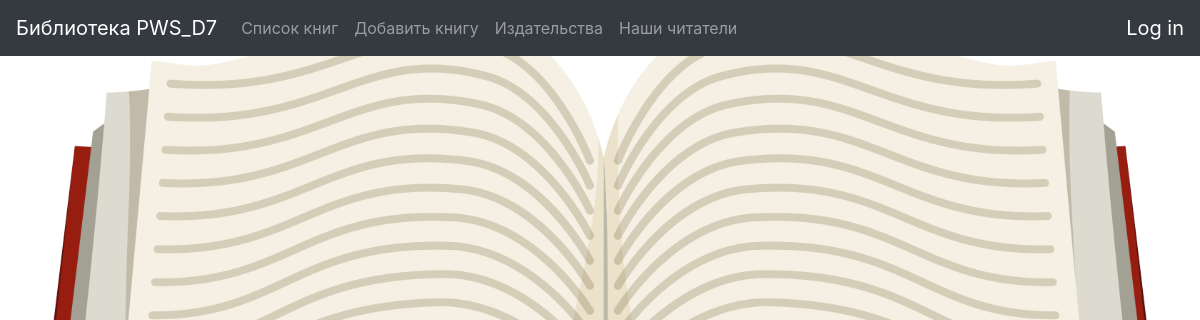
Before: /book/ with the older database file.
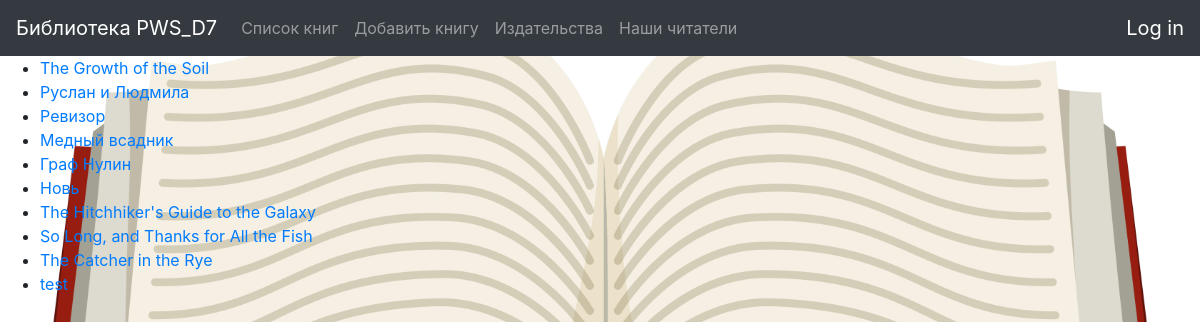
After: the same page with the newer database file.
### p_library/models.py (models this page shows, shortened)
class Book(models.Model):
    ISBN = models.CharField(max_length=13)
    title = models.TextField()
    cover = models.ImageField(upload_to='images', height_field='cover_height', width_field='cover_width', max_length=100)
    cover_height = models.PositiveIntegerField()
    cover_width = models.PositiveIntegerField()
    description = models.TextField()
    year_release = models.SmallIntegerField()
    author = models.ForeignKey(Author, on_delete=models.CASCADE)
    publisher = models.ForeignKey(Publisher, null=True, on_delete=models.SET_NULL)
    price = models.DecimalField(max_digits=6, decimal_places=2)
    copy_count = models.PositiveSmallIntegerField(default=1)
    reader = models.ForeignKey(
        'Reader', on_delete=models.SET_NULL,
        null=True, blank=True,
        default='',
        related_name='get_book')

### p_library/views.py (the view)
# urls.py: path('book/', BookRead.as_view(), name='book_list'),
class BookRead(ListView):
    model = Book
    template_name = 'book_list.html'

### p_library/templates/book_list.html (shortened to what this page needs)
{% extends 'base.html' %}
{% block content%}
	<ul>
		{% for book in object_list %}
		    <li><a href="{{book.id}}/">{{ book.title }}</a></li>
		{% endfor %}
	</ul>
{% endblock %}

Changed rows visible on the page:
added Book: title "The Growth of the Soil"
added Book: title "Руслан и Людмила"
added Book: title "Ревизор"
added Book: title "Медный всадник"
added Book: title "Граф Нулин"
added Book: title "Новь"
added Book: title "The Hitchhiker's Guide to the Galaxy"
added Book: title "So Long, and Thanks for All the Fish"
added Book: title "The Catcher in the Rye"
added Book: title "test"
